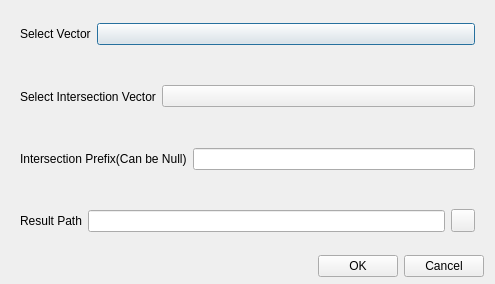
<?xml version="1.0" encoding="UTF-8"?>
<ui version="4.0">
 <class>shpIntersectDialog</class>
 <widget class="QDialog" name="shpIntersectDialog">
  <property name="geometry">
   <rect>
    <x>0</x>
    <y>0</y>
    <width>495</width>
    <height>284</height>
   </rect>
  </property>
  <property name="windowTitle">
   <string>Vector Intersection Parameter Settings</string>
  </property>
  <layout class="QVBoxLayout" name="verticalLayout">
   <property name="spacing">
    <number>6</number>
   </property>
   <property name="topMargin">
    <number>6</number>
   </property>
   <property name="bottomMargin">
    <number>7</number>
   </property>
   <item>
    <widget class="CardWidget" name="CardWidget_4">
     <property name="layoutDirection">
      <enum>Qt::LeftToRight</enum>
     </property>
     <layout class="QHBoxLayout" name="horizontalLayout_5">
      <item>
       <widget class="BodyLabel" name="BodyLabel">
        <property name="text">
         <string>Select Vector</string>
        </property>
       </widget>
      </item>
      <item>
       <widget class="ComboBox" name="selectShpCb">
        <property name="sizePolicy">
         <sizepolicy hsizetype="Expanding" vsizetype="Fixed">
          <horstretch>0</horstretch>
          <verstretch>0</verstretch>
         </sizepolicy>
        </property>
       </widget>
      </item>
     </layout>
    </widget>
   </item>
   <item>
    <widget class="CardWidget" name="CardWidget_2">
     <layout class="QHBoxLayout" name="horizontalLayout_2">
      <item>
       <widget class="BodyLabel" name="BodyLabel_2">
        <property name="text">
         <string>Select Intersection Vector</string>
        </property>
       </widget>
      </item>
      <item>
       <widget class="ComboBox" name="selectIntersectionShpCb">
        <property name="sizePolicy">
         <sizepolicy hsizetype="Expanding" vsizetype="Fixed">
          <horstretch>0</horstretch>
          <verstretch>0</verstretch>
         </sizepolicy>
        </property>
       </widget>
      </item>
     </layout>
    </widget>
   </item>
   <item>
    <widget class="CardWidget" name="CardWidget_3">
     <layout class="QHBoxLayout" name="horizontalLayout_4">
      <item>
       <widget class="BodyLabel" name="BodyLabel_3">
        <property name="text">
         <string>Intersection Prefix(Can be Null)</string>
        </property>
       </widget>
      </item>
      <item>
       <widget class="LineEdit" name="prefixLE"/>
      </item>
     </layout>
    </widget>
   </item>
   <item>
    <widget class="CardWidget" name="CardWidget">
     <property name="layoutDirection">
      <enum>Qt::LeftToRight</enum>
     </property>
     <layout class="QHBoxLayout" name="horizontalLayout">
      <item>
       <widget class="BodyLabel" name="BodyLabel_4">
        <property name="text">
         <string>Result Path</string>
        </property>
       </widget>
      </item>
      <item>
       <widget class="LineEdit" name="resLE">
        <property name="readOnly">
         <bool>true</bool>
        </property>
       </widget>
      </item>
      <item>
       <widget class="ToolButton" name="selectSaveFilePB"/>
      </item>
     </layout>
    </widget>
   </item>
   <item>
    <layout class="QHBoxLayout" name="horizontalLayout_3">
     <item>
      <spacer name="horizontalSpacer">
       <property name="orientation">
        <enum>Qt::Horizontal</enum>
       </property>
       <property name="sizeHint" stdset="0">
        <size>
         <width>40</width>
         <height>20</height>
        </size>
       </property>
      </spacer>
     </item>
     <item>
      <widget class="PushButton" name="runPB">
       <property name="text">
        <string>OK</string>
       </property>
      </widget>
     </item>
     <item>
      <widget class="PushButton" name="cancelPB">
       <property name="text">
        <string>Cancel</string>
       </property>
      </widget>
     </item>
    </layout>
   </item>
  </layout>
 </widget>
 <customwidgets>
  <customwidget>
   <class>ComboBox</class>
   <extends>QPushButton</extends>
   <header>qfluentwidgets</header>
  </customwidget>
  <customwidget>
   <class>PushButton</class>
   <extends>QPushButton</extends>
   <header>qfluentwidgets</header>
  </customwidget>
  <customwidget>
   <class>ToolButton</class>
   <extends>QToolButton</extends>
   <header>qfluentwidgets</header>
  </customwidget>
  <customwidget>
   <class>CardWidget</class>
   <extends>QFrame</extends>
   <header>qfluentwidgets</header>
   <container>1</container>
  </customwidget>
  <customwidget>
   <class>BodyLabel</class>
   <extends>QLabel</extends>
   <header>qfluentwidgets</header>
  </customwidget>
  <customwidget>
   <class>LineEdit</class>
   <extends>QLineEdit</extends>
   <header>qfluentwidgets</header>
  </customwidget>
 </customwidgets>
 <resources>
  <include location="../../yoyirs.qrc"/>
 </resources>
 <connections/>
</ui>
